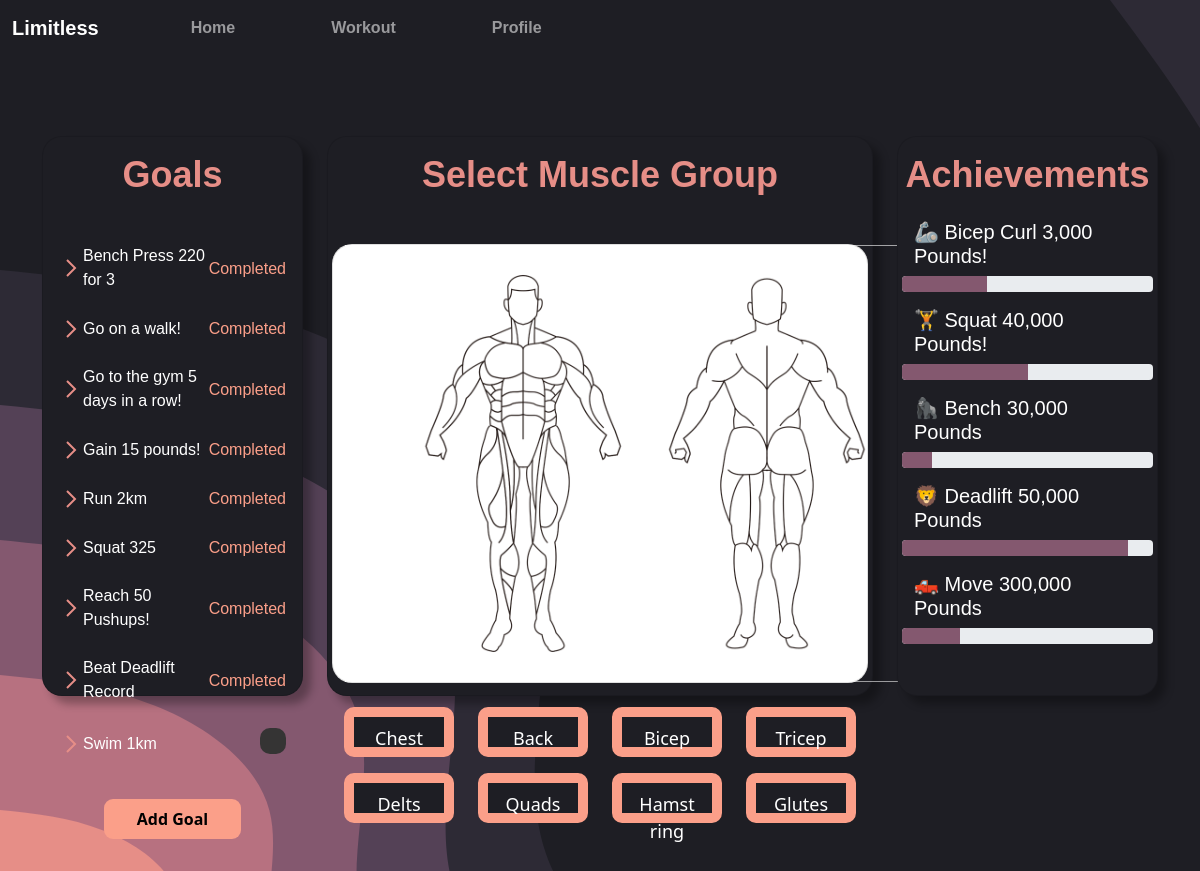
The app's page / (signed in) with its own data.
### homepage/models.py (models this page shows, shortened)
class Goal(models.Model):
    user = models.ForeignKey(User, on_delete=models.CASCADE)
    description = models.TextField()
    target_sets = models.IntegerField(default=0)
    completed_sets = models.IntegerField(default=0)
    target_workouts = models.IntegerField(default=0)
    completed_workouts = models.IntegerField(default=0)
    created_at = models.DateTimeField(auto_now_add=True)
    completed = models.BooleanField(default=False)  # New field to track completion

### homepage/views.py (the view)
# urls.py: 2. Add a URL to urlpatterns:  path('', views.home, name='home')
@login_required
def home(request):
    goals = Goal.objects.filter(user=request.user)
    if request.method == 'POST':
        form = GoalForm(request.POST)
        if form.is_valid():
            goal = form.save(commit=False)
            goal.user = request.user
            goal.save()
            return redirect('home')
    else:
        form = GoalForm()
    return render(request, 'homepage/home.html', {'form': form, 'goals': goals})

### homepage/templates/homepage/home.html (shortened to what this page needs)
{% load static %}
<!DOCTYPE html>
<html>
<head>
    <link rel="stylesheet" href="{% static 'homepage/home.css' %}">
    <link rel="stylesheet" href="{% static 'navbar/navbar.css' %}">
    <link rel="stylesheet" href="https://cdn.jsdelivr.net/npm/bootstrap@5.0.0/dist/css/bootstrap.min.css">
    <link rel="stylesheet" href="https://use.typekit.net/pnx2otr.css">
    <link rel="stylesheet" href="https://use.typekit.net/pnx2otr.css">
</head>
<body>
    <nav class="navbar navbar-expand-lg navbar-dark">
        <div class="container-fluid">
            <a class="navbar-brand" href="#">Limitless</a>
            <div class="collapse navbar-collapse" id="navbarNav">
                <div class="row">
                    <ul class="navbar-nav">
                        <li class="nav-item active">
                            <a class="nav-link" href="{% url 'home' %}">Home</a>
                        </li>
                        <li class="nav-item active">
                            <a class="nav-link" href="{% url 'workout_page'%}">Workout</a>
                        </li>
                        <li class="nav-item active">
                            <a class="nav-link" href="{% url 'profile_page'%}">Profile</a>
                        </li>
                    </ul>
                </div>
            </div>
        </div>
    </nav>
    <div class="container mt-4">
        <div class="row" style="margin-top: 10vh;">
            <div class="col-md-3">
                <div class="card custom-card goal-card">
                        <h5 class="card-title goal-title">Goals</h5>
                    <div class="card-body">
                        <ul class="goal-list">
                            {% for goal in goals %}
                            <li class="goal-element">
                                <div class="goal-description">
                                    <img class="list-arrow" src="{% static 'homepage/arrow.svg' %}">
                                    <span>{{ goal.description }}</span>
                                    <div class="mark-completed-container">
                                        {% if not goal.completed %}
                                        <form class="mark-completed-form" method="post" action="{% url 'mark_goal_completed' goal.id %}">
                                            <button class="check" type="submit">
                                                <span>
                                                    <svg xml:space="preserve" style="enable-background:new 0 0 512 512" viewBox="0 0 6.35 6.35" y="0" x="0" height="20" width="20" xmlns:xlink="http://www.w3.org/1999/xlink" version="1.1" xmlns="http://www.w3.org/2000/svg" class="clipboard"></svg>
                                                </span>
                                            </button>
                                        </form>
                                        {% else %}
                                        <span class="success">Completed</span>
                                        {% endif %}
                                    </div>
                                </div>
                            </li>
                            {% endfor %}
                        </ul>
                        <div class="row">
                            <div class="col text-center">
                                <button type="button" id="bottone1" class="m-4" data-bs-toggle="modal"
                                    data-bs-target="#addGoalModal"><strong>Add Goal</strong></button>
                            </div>
                        </div>
                    </div>
                </div>
            </div>
            <div class="col-lg-6">
                <div class="card custom-card">
                    <h5 class="goal-title">Select Muscle Group</h5>
                    <div class="card-body">
                        <div class="row justify-content-center mt-4">
                            <div class="card img-card">
                                <div class="col-auto">
                                    <img id="muscle-img" src="{% static 'workouts/MUSCLE.png' %}" alt="Muscle Image"
                                        width="600vw">
                                </div>
                            </div>
                        </div>
                        <div class="row mt-4 muscle-buttons">
                            <div class="col-md-3 mb-">
                                <a href="{% url 'chest_workout' muscle='chest' %}"
                                    class="btn btn-primary btn-lg btn-block" onmouseover="changeImage('chest')"
                                    onmouseleave="changeImage('normal')">Chest</a>
                            </div>
                            <div class="col-md-3 mb-3">
                                <a href="{% url 'back_workout' muscle='back' %}"
                                    class="btn btn-primary btn-lg btn-block" onmouseover="changeImage('back')"
                                    onmouseleave="changeImage('normal')">Back</a>
                            </div>
                            <div class="col-md-3 mb-3">
                                <a href="{% url 'bicep_workout' muscle='bicep' %}"
                                    class="btn btn-primary btn-lg btn-block">Bicep</a>
                            </div>
                            <div class="col-md-3 mb-3">
                                <a href="{% url 'tricep_workout' muscle='tricep' %}"
                                    class="btn btn-primary btn-lg btn-block">Tricep</a>
                            </div>
                            <div class="col-md-3 mb-3">
                                <a href="{% url 'delts_workout' muscle='delts' %}"
                                    class="btn btn-primary btn-lg btn-block">Delts</a>
                            </div>
                            <div class="col-md-3 mb-3">
                                <a href="{% url 'quads_workout' muscle='quads' %}"
                                    class="btn btn-primary btn-lg btn-block">Quads</a>
                            </div>
                            <div class="col-md-3 mb-3">
                                <a href="{% url 'hamstring_workout' muscle='hamstring' %}"
                                    class="btn btn-primary btn-lg btn-block">Hamstring</a>
                            </div>
                            <div class="col-md-3 mb-3">
                                <a href="{% url 'glutes_workout' muscle='glutes' %}"
                                    class="btn btn-primary btn-lg btn-block" onmouseover="changeImage('glutes')"
                                    onmouseleave="changeImage('normal')">Glutes</a>
                            </div>
                        </div>
                    </div>
                </div>
            </div>
            <div class="col-md-3">
                <div class="card custom-card">
                    <h5 class="card-title goal-title">Achievements</h5>
                    <div class="card-body">
                     <div class="row mb-3" style=" display: flex; align-items: center;">
                        <h5 class="progress-description">🦾 Bicep Curl 3,000 Pounds!</h5>
                            <div class="progress p-0">
                                <div class="progress-bar" role="progressbar" style="width: 34%" aria-valuenow="50" aria-valuemin="0" aria-valuemax="100"></div>
                            </div>
                     </div>
                     <div class="row mb-3" style=" display: flex; align-items: center;">
                        <h5 class="progress-description">🏋️ Squat 40,000 Pounds!</h5>
                            <div class="progress p-0">
                                <div class="progress-bar" role="progressbar" style="width: 50%" aria-valuenow="50" aria-valuemin="0" aria-valuemax="100"></div>
                            </div>
                     </div>
                     <div class="row mb-3" style=" display: flex; align-items: center;">
                        <h5 class="progress-description">🦍 Bench 30,000 Pounds</h5>
                            <div class="progress p-0">
                                <div class="progress-bar" role="progressbar" style="width: 12%" aria-valuenow="50" aria-valuemin="0" aria-valuemax="100"></div>
                            </div>
                     </div>
                     <div class="row mb-3" style=" display: flex; align-items: center;">
                        <h5 class="progress-description">🦁 Deadlift 50,000 Pounds</h5>
                            <div class="progress p-0">
                                <div class="progress-bar" role="progressbar" style="width: 90%" aria-valuenow="50" aria-valuemin="0" aria-valuemax="100"></div>
                            </div>
                     </div>
                     <div class="row mb-3" style=" display: flex; align-items: center;">
                        <h5 class="progress-description">🛻 Move 300,000 Pounds</h5>
                            <div class="progress p-0">
                                <div class="progress-bar" role="progressbar" style="width: 23%" aria-valuenow="50" aria-valuemin="0" aria-valuemax="100"></div>
                            </div>
                     </div>
                    </div>
                </div>
            </div>
        </div>
    </div>
</body>
</html>

### homepage/static/homepage/home.css (style rules this page uses)
body { background-image: url(../background.svg); }
.custom-card { height: 70vh; max-height: 900px; background-color: #1e1e24!important; border-radius:20px!important; box-shadow: 8px 8px 8px rgba(0, 0, 0, 0.3); }
.img-card { border-radius:20px!important; }
.success { color: #fb9f89!important; font-family: acumin-pro, sans-serif; font-style: normal; font-weight: 50; }
.goal-title { text-align: center; margin-top: 2vh; font-family: "indivisible", sans-serif; font-weight: 700; font-style: normal; color:#e68e87 ; font-size: 36px; }
.goal-list { list-style: none; padding: 0; color: white; }
.goal-element { margin-top: 3vh; }
.goal-description { display: flex; align-items: center; }
.goal-description span { font-family: acumin-pro, sans-serif; font-style: normal; font-weight: 100; }
.mark-completed-container { margin-left: auto; }
.progress-bar { background: #84586f!important; }
.progress-description { font-family: acumin-pro, sans-serif; font-style: normal; font-weight: 100; color: white; margin-top: 2vh; }
.check { --button-bg: #353434; --button-hover-bg: #464646; --button-text-color: #CCCCCC; --button-hover-text-color: #8bb9fe; --button-border-radius: 10px; --button-diameter: 26px; --button-outline-width: 1px; --button-outline-color: rgb(141, 141, 141); }
.check { box-sizing: border-box; width: var(--button-diameter); height: var(--button-diameter); border-radius: var(--button-border-radius); background-color: var(--button-bg); color: var(--button-text-color); border: none; cursor: pointer; position: relative; outline: none; }
.check svg { position: absolute; top: 50%; left: 50%; transform: translate(-50%, -50%); }
#bottone1 { margin-top: 4vh; padding-left: 33px; padding-right: 33px; padding-bottom: 8px; padding-top: 8px; border-radius: 9px; background: #fb9f89; border: none; font-family: inherit; text-align: center; cursor: pointer; transition: 0.4s; }
.muscle-buttons .btn { width: 100%; text-align: center; height: 50px; font-size: 18px; background-color: #1e1e24; border: 10px, solid #fb9f89 !important; border-radius: 10px; border-width: 2px; border-color: #fb9f89; transition: background-color 0.3s; }
.muscle-buttons { display: flex; flex-wrap: wrap; justify-content: center; margin-bottom: 1vh; }

### homepage/static/navbar/navbar.css (style rules this page uses)
.navbar { background: transparent; }
.navbar-brand { font-family: "indivisible", sans-serif; font-weight: 600; font-style: normal; }
.nav-item { margin-left: 80px; font-family: "indivisible", sans-serif; font-weight: 600; font-style: normal; color: #e68e87; }

### records on screen
Goal: description "Bench Press 220 for 3", completed "Completed"
Goal: description "Go on a walk!", completed "Completed"
Goal: description "Go to the gym 5 days in a row!", completed "Completed"
Goal: description "Gain 15 pounds!", completed "Completed"
Goal: description "Run 2km", completed "Completed"
Goal: description "Squat 325", completed "Completed"
Goal: description "Reach 50 Pushups!", completed "Completed"
Goal: description "Beat Deadlift Record", completed "Completed"
Goal: description "Swim 1km", completed False (drawn)
